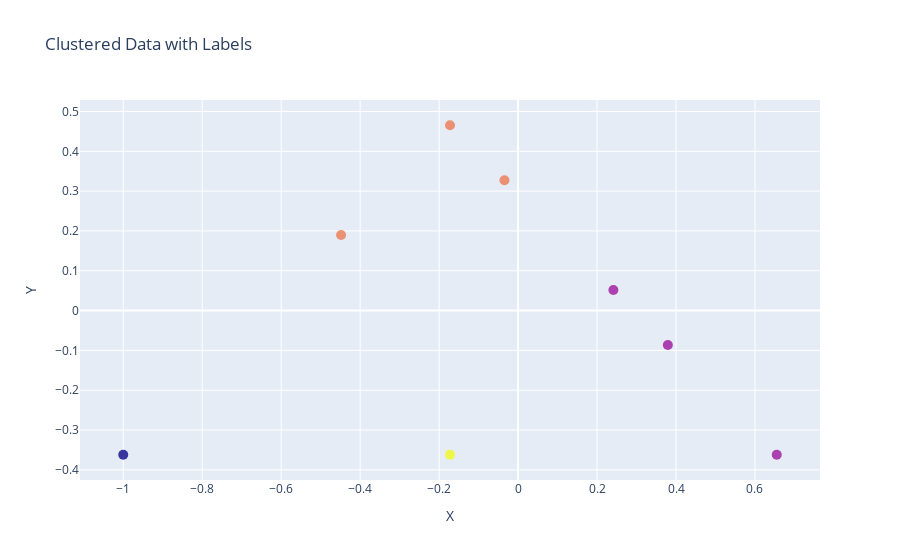

Notebook source saved alongside this figure:
### Markdown cell above
### visual

### Code cell
# Plotting the clustered data with labels
trace = go.Scatter(x=X[:,0], y=X[:,1], mode='markers', marker=dict(color=y_pred, size=10, opacity=0.8))

layout = go.Layout(title='Clustered Data with Labels',
                   xaxis=dict(title='X'),
                   yaxis=dict(title='Y'))

fig = go.Figure(data=[trace], layout=layout)
fig.show()

### Figure 1 — Plotly figure (JSON) as saved in the notebook; plotly's stock layout.template omitted (floating-point values rounded to 4 significant figures)
{"data": [{"marker": {"color": [0, 3, 1, 1, 1, 2, 2, 2], "opacity": 0.8, "size": 10}, "mode": "markers", "type": "scatter", "x": [-1, -0.1724, 0.6552, 0.3793, 0.2414, -0.03448, -0.1724, -0.4483], "y": [-0.3621, -0.3621, -0.3621, -0.08621, 0.05172, 0.3276, 0.4655, 0.1897]}], "layout": {"title": {"text": "Clustered Data with Labels"}, "xaxis": {"title": {"text": "X"}}, "yaxis": {"title": {"text": "Y"}}}}
